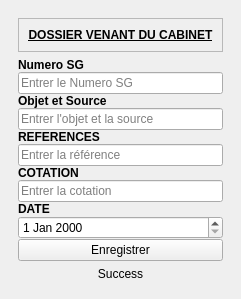
                  <widget class="QWidget" name="page_2">
                   <layout class="QVBoxLayout" name="verticalLayout_18">
                    <property name="spacing">
                     <number>0</number>
                    </property>
                    <property name="leftMargin">
                     <number>0</number>
                    </property>
                    <property name="topMargin">
                     <number>0</number>
                    </property>
                    <property name="rightMargin">
                     <number>0</number>
                    </property>
                    <property name="bottomMargin">
                     <number>0</number>
                    </property>
                    <item>
                     <widget class="QWidget" name="formulaireDVC" native="true">
                      <layout class="QVBoxLayout" name="verticalLayout_19">
                       <property name="spacing">
                        <number>0</number>
                       </property>
                       <property name="leftMargin">
                        <number>0</number>
                       </property>
                       <property name="topMargin">
                        <number>0</number>
                       </property>
                       <property name="rightMargin">
                        <number>0</number>
                       </property>
                       <property name="bottomMargin">
                        <number>0</number>
                       </property>
                       <item>
                        <widget class="QWidget" name="PopopFormular2_2" native="true">
                         <layout class="QVBoxLayout" name="verticalLayout_29">
                          <item>
                           <widget class="QCustomSlideMenu" name="PopopSubFormular2_3" native="true">
                            <layout class="QVBoxLayout" name="verticalLayout_30">
                             <item alignment="Qt::AlignTop">
                              <widget class="QFrame" name="frame_10">
                               <property name="frameShape">
                                <enum>QFrame::StyledPanel</enum>
                               </property>
                               <property name="frameShadow">
                                <enum>QFrame::Raised</enum>
                               </property>
                               <layout class="QHBoxLayout" name="horizontalLayout_40">
                                <item alignment="Qt::AlignTop">
                                 <widget class="QLabel" name="label_23">
                                  <property name="sizePolicy">
                                   <sizepolicy hsizetype="Expanding" vsizetype="Preferred">
                                    <horstretch>0</horstretch>
                                    <verstretch>0</verstretch>
                                   </sizepolicy>
                                  </property>
                                  <property name="font">
                                   <font>
                                    <weight>75</weight>
                                    <italic>false</italic>
                                    <bold>true</bold>
                                    <underline>true</underline>
                                    <strikeout>false</strikeout>
                                   </font>
                                  </property>
                                  <property name="text">
                                   <string>DOSSIER VENANT DU CABINET</string>
                                  </property>
                                  <property name="alignment">
                                   <set>Qt::AlignCenter</set>
                                  </property>
                                 </widget>
                                </item>
                               </layout>
                              </widget>
                             </item>
                             <item>
                              <widget class="QWidget" name="widget_36" native="true">
                               <property name="sizePolicy">
                                <sizepolicy hsizetype="Preferred" vsizetype="Expanding">
                                 <horstretch>0</horstretch>
                                 <verstretch>0</verstretch>
                                </sizepolicy>
                               </property>
                               <layout class="QVBoxLayout" name="verticalLayout_31">
                                <property name="spacing">
                                 <number>9</number>
                                </property>
                                <property name="leftMargin">
                                 <number>0</number>
                                </property>
                                <property name="topMargin">
                                 <number>0</number>
                                </property>
                                <property name="rightMargin">
                                 <number>0</number>
                                </property>
                                <property name="bottomMargin">
                                 <number>0</number>
                                </property>
                                <item>
                                 <widget class="QWidget" name="widget_37" native="true">
                                  <layout class="QVBoxLayout" name="verticalLayout_32">
                                   <property name="spacing">
                                    <number>0</number>
                                   </property>
                                   <property name="leftMargin">
                                    <number>0</number>
                                   </property>
                                   <property name="topMargin">
                                    <number>0</number>
                                   </property>
                                   <property name="rightMargin">
                                    <number>0</number>
                                   </property>
                                   <property name="bottomMargin">
                                    <number>0</number>
                                   </property>
                                   <item>
                                    <widget class="QWidget" name="widget_38" native="true">
                                     <layout class="QVBoxLayout" name="verticalLayout_13">
                                      <property name="spacing">
                                       <number>0</number>
                                      </property>
                                      <property name="leftMargin">
                                       <number>0</number>
                                      </property>
                                      <property name="topMargin">
                                       <number>0</number>
                                      </property>
                                      <property name="rightMargin">
                                       <number>0</number>
                                      </property>
                                      <property name="bottomMargin">
                                       <number>0</number>
                                      </property>
                                      <item>
                                       <widget class="QLabel" name="label_24">
                                        <property name="font">
                                         <font>
                                          <weight>75</weight>
                                          <bold>true</bold>
                                         </font>
                                        </property>
                                        <property name="text">
                                         <string>Numero SG</string>
                                        </property>
                                       </widget>
                                      </item>
                                      <item>
                                       <widget class="QLineEdit" name="lineEdit_19">
                                        <property name="placeholderText">
                                         <string>Entrer le Numero SG</string>
                                        </property>
                                       </widget>
                                      </item>
                                     </layout>
                                    </widget>
                                   </item>
                                   <item>
                                    <widget class="QWidget" name="widget_39" native="true">
                                     <layout class="QVBoxLayout" name="verticalLayout_20">
                                      <property name="spacing">
                                       <number>0</number>
                                      </property>
                                      <property name="leftMargin">
                                       <number>0</number>
                                      </property>
                                      <property name="topMargin">
                                       <number>0</number>
                                      </property>
                                      <property name="rightMargin">
                                       <number>0</number>
                                      </property>
                                      <property name="bottomMargin">
                                       <number>0</number>
                                      </property>
                                      <item>
                                       <widget class="QLabel" name="label_25">
                                        <property name="font">
                                         <font>
                                          <weight>75</weight>
                                          <bold>true</bold>
                                         </font>
                                        </property>
                                        <property name="text">
                                         <string>Objet et Source</string>
                                        </property>
                                       </widget>
                                      </item>
                                      <item>
                                       <widget class="QLineEdit" name="lineEdit_20">
                                        <property name="placeholderText">
                                         <string>Entrer l'objet et la source</string>
                                        </property>
                                       </widget>
                                      </item>
                                     </layout>
                                    </widget>
                                   </item>
                                   <item>
                                    <widget class="QWidget" name="widget_40" native="true">
                                     <layout class="QVBoxLayout" name="verticalLayout_21">
                                      <property name="spacing">
                                       <number>0</number>
                                      </property>
                                      <property name="leftMargin">
                                       <number>0</number>
                                      </property>
                                      <property name="topMargin">
                                       <number>0</number>
                                      </property>
                                      <property name="rightMargin">
                                       <number>0</number>
                                      </property>
                                      <property name="bottomMargin">
                                       <number>0</number>
                                      </property>
                                      <item>
                                       <widget class="QLabel" name="label_26">
                                        <property name="font">
                                         <font>
                                          <weight>75</weight>
                                          <bold>true</bold>
                                         </font>
                                        </property>
                                        <property name="text">
                                         <string>REFERENCES</string>
                                        </property>
                                       </widget>
                                      </item>
                                      <item>
                                       <widget class="QLineEdit" name="lineEdit_21">
                                        <property name="placeholderText">
                                         <string>Entrer la référence</string>
                                        </property>
                                       </widget>
                                      </item>
                                     </layout>
                                    </widget>
                                   </item>
                                   <item>
                                    <widget class="QWidget" name="widget_41" native="true">
                                     <layout class="QVBoxLayout" name="verticalLayout_22">
                                      <property name="spacing">
                                       <number>0</number>
                                      </property>
                                      <property name="leftMargin">
                                       <number>0</number>
                                      </property>
                                      <property name="topMargin">
                                       <number>0</number>
                                      </property>
                                      <property name="rightMargin">
                                       <number>0</number>
                                      </property>
                                      <property name="bottomMargin">
                                       <number>0</number>
                                      </property>
                                      <item>
                                       <widget class="QLabel" name="label_27">
                                        <property name="font">
                                         <font>
                                          <weight>75</weight>
                                          <bold>true</bold>
                                         </font>
                                        </property>
                                        <property name="text">
                                         <string>COTATION</string>
                                        </property>
                                       </widget>
                                      </item>
                                      <item>
                                       <widget class="QLineEdit" name="lineEdit_22">
                                        <property name="placeholderText">
                                         <string>Entrer la cotation</string>
                                        </property>
                                       </widget>
                                      </item>
                                     </layout>
                                    </widget>
                                   </item>
                                   <item>
                                    <widget class="QWidget" name="widget_42" native="true">
                                     <layout class="QVBoxLayout" name="verticalLayout_23">
                                      <property name="spacing">
                                       <number>0</number>
                                      </property>
                                      <property name="leftMargin">
                                       <number>0</number>
                                      </property>
                                      <property name="topMargin">
                                       <number>0</number>
                                      </property>
                                      <property name="rightMargin">
                                       <number>0</number>
                                      </property>
                                      <property name="bottomMargin">
                                       <number>0</number>
                                      </property>
                                      <item>
                                       <widget class="QLabel" name="label_28">
                                        <property name="font">
                                         <font>
                                          <weight>75</weight>
                                          <bold>true</bold>
                                         </font>
                                        </property>
                                        <property name="text">
                                         <string>DATE</string>
                                        </property>
                                       </widget>
                                      </item>
                                      <item>
                                       <widget class="QDateEdit" name="dateEdit"/>
                                      </item>
                                     </layout>
                                    </widget>
                                   </item>
                                   <item>
                                    <widget class="QWidget" name="widget_43" native="true">
                                     <layout class="QHBoxLayout" name="horizontalLayout_46">
                                      <property name="spacing">
                                       <number>0</number>
                                      </property>
                                      <property name="leftMargin">
                                       <number>0</number>
                                      </property>
                                      <property name="topMargin">
                                       <number>0</number>
                                      </property>
                                      <property name="rightMargin">
                                       <number>0</number>
                                      </property>
                                      <property name="bottomMargin">
                                       <number>0</number>
                                      </property>
                                      <item>
                                       <widget class="QPushButton" name="pushButton_21">
                                        <property name="text">
                                         <string>Enregistrer</string>
                                        </property>
                                        <property name="icon">
                                         <iconset resource="../Utilisateur/resources.qrc">
                                          <normaloff>:/icons/icons/save.svg</normaloff>:/icons/icons/save.svg</iconset>
                                        </property>
                                        <property name="iconSize">
                                         <size>
                                          <width>24</width>
                                          <height>24</height>
                                         </size>
                                        </property>
                                       </widget>
                                      </item>
                                     </layout>
                                    </widget>
                                   </item>
                                  </layout>
                                 </widget>
                                </item>
                               </layout>
                              </widget>
                             </item>
                             <item>
                              <widget class="QLabel" name="label_5">
                               <property name="text">
                                <string>Success</string>
                               </property>
                               <property name="alignment">
                                <set>Qt::AlignCenter</set>
                               </property>
                              </widget>
                             </item>
                            </layout>
                           </widget>
                          </item>
                         </layout>
                        </widget>
                       </item>
                      </layout>
                     </widget>
                    </item>
                   </layout>
                  </widget>
